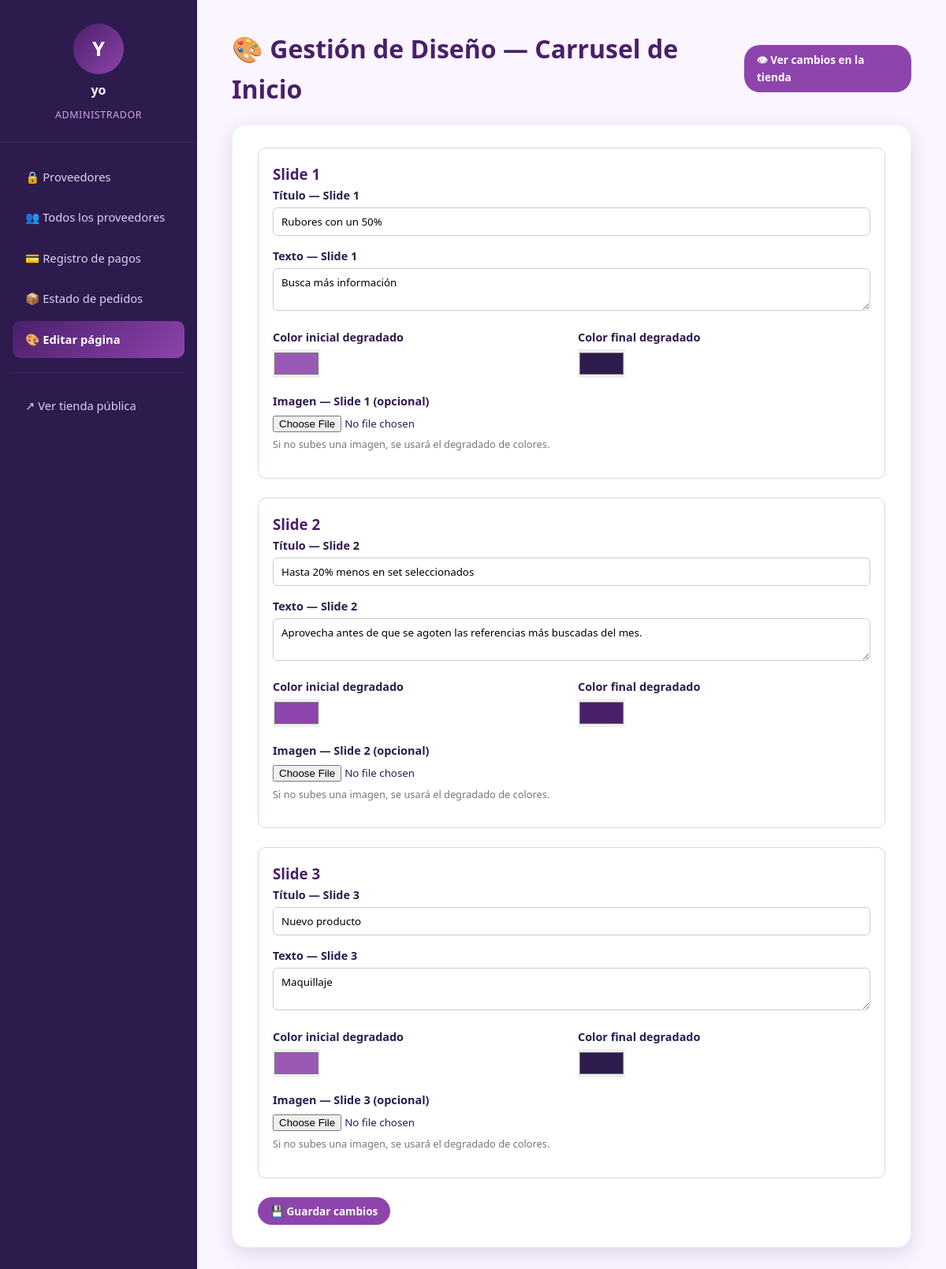
Screenshot of /adm/diseno/ (signed in) with the database file from the repository.
### administracion/models.py (models this page shows, shortened)
class DisenoSitio(models.Model):
    slide1_titulo = models.CharField(
        max_length=100,
        default="El clóset de belleza que sí quieren tener"
    )
    slide1_texto = models.TextField(
        default="Cosmetiqueras, accesorios y maquillaje de tus personajes "
                 "favoritos, pensados para manos pequeñas."
    )
    slide1_color_a = models.CharField(max_length=7, default="#6C3B8C")
    slide1_color_b = models.CharField(max_length=7, default="#2D1B4E")
    slide1_imagen = models.ImageField(upload_to='carrusel/', blank=True, null=True)
    slide2_titulo = models.CharField(
        max_length=100,
        default="Hasta 20% menos en set seleccionados"
    )
    slide2_texto = models.TextField(
        default="Aprovecha antes de que se agoten las referencias más "
                 "buscadas del mes."
    )
    slide2_color_a = models.CharField(max_length=7, default="#8E44AD")
    slide2_color_b = models.CharField(max_length=7, default="#4A1F6A")
    slide2_imagen = models.ImageField(upload_to='carrusel/', blank=True, null=True)
    slide3_titulo = models.CharField(
        max_length=100,
        default="Nueva colección Toy Story ya está aquí"
    )
    slide3_texto = models.TextField(
        default="Sombras, brillos y accesorios de cabello para armar looks "
                 "llenos de imaginación."
    )
    slide3_color_a = models.CharField(max_length=7, default="#9B59B6")
    slide3_color_b = models.CharField(max_length=7, default="#2D1B4E")
    slide3_imagen = models.ImageField(upload_to='carrusel/', blank=True, null=True)
    actualizado = models.DateTimeField(auto_now=True)
    class Meta:
        verbose_name = "Diseño del sitio"
        verbose_name_plural = "Diseño del sitio"
    @classmethod
    def cargar(cls):
        obj, _ = cls.objects.get_or_create(pk=1)
        return obj

### administracion/views.py (the view)
# urls.py: path('diseno/', views.gestion_diseno, name='gestion_diseno'),
@admin_required
def gestion_diseno(request):
    diseno = DisenoSitio.cargar()
    if request.method == 'POST':
        form = DisenoSitioForm(request.POST, request.FILES, instance=diseno)
        if form.is_valid():
            form.save()
            messages.success(request, "El diseño de la página se actualizó correctamente.")
            return redirect('administracion:gestion_diseno')
    else:
        form = DisenoSitioForm(instance=diseno)
    return render(request, 'administracion/gestion_diseno.html', {
        'form': form,
        'active': 'diseno',
    })

### administracion/templates/administracion/gestion_diseno.html (shortened to what this page needs)
{% extends 'administracion/base_admin.html' %}
{% block contenido %}
    <div style="display:flex; align-items:center; justify-content:space-between; margin-bottom: 20px;">
        <h1 style="margin-bottom:0;">🎨 Gestión de Diseño — Carrusel de Inicio</h1>
        <a href="{% url 'usuarios:tienda_home' %}" target="_blank" rel="noopener" class="btn btn-approve">
            👁 Ver cambios en la tienda
        </a>
    </div>
    <section class="admin-card">
        <form method="post" class="diseno-form" enctype="multipart/form-data">
            <div class="diseno-slide-block">
                <h3>Slide 1</h3>
                <div class="diseno-field">
                    <label for="{{ form.slide1_titulo.id_for_label }}">{{ form.slide1_titulo.label }}</label>
                    {{ form.slide1_titulo }}
                </div>
                <div class="diseno-field">
                    <label for="{{ form.slide1_texto.id_for_label }}">{{ form.slide1_texto.label }}</label>
                    {{ form.slide1_texto }}
                </div>
                <div class="diseno-colors">
                    <div class="diseno-field">
                        <label for="{{ form.slide1_color_a.id_for_label }}">{{ form.slide1_color_a.label }}</label>
                        {{ form.slide1_color_a }}
                    </div>
                    <div class="diseno-field">
                        <label for="{{ form.slide1_color_b.id_for_label }}">{{ form.slide1_color_b.label }}</label>
                        {{ form.slide1_color_b }}
                    </div>
                </div>
                <div class="diseno-field">
                    <label for="{{ form.slide1_imagen.id_for_label }}">{{ form.slide1_imagen.label }}</label>
                    {{ form.slide1_imagen }}
                    <p class="diseno-img-hint">Si no subes una imagen, se usará el degradado de colores.</p>
                </div>
            </div>
            <div class="diseno-slide-block">
                <h3>Slide 2</h3>
                <div class="diseno-field">
                    <label for="{{ form.slide2_titulo.id_for_label }}">{{ form.slide2_titulo.label }}</label>
                    {{ form.slide2_titulo }}
                </div>
                <div class="diseno-field">
                    <label for="{{ form.slide2_texto.id_for_label }}">{{ form.slide2_texto.label }}</label>
                    {{ form.slide2_texto }}
                </div>
                <div class="diseno-colors">
                    <div class="diseno-field">
                        <label for="{{ form.slide2_color_a.id_for_label }}">{{ form.slide2_color_a.label }}</label>
                        {{ form.slide2_color_a }}
                    </div>
                    <div class="diseno-field">
                        <label for="{{ form.slide2_color_b.id_for_label }}">{{ form.slide2_color_b.label }}</label>
                        {{ form.slide2_color_b }}
                    </div>
                </div>
                <div class="diseno-field">
                    <label for="{{ form.slide2_imagen.id_for_label }}">{{ form.slide2_imagen.label }}</label>
                    {{ form.slide2_imagen }}
                    <p class="diseno-img-hint">Si no subes una imagen, se usará el degradado de colores.</p>
                </div>
            </div>
            <div class="diseno-slide-block">
                <h3>Slide 3</h3>
                <div class="diseno-field">
                    <label for="{{ form.slide3_titulo.id_for_label }}">{{ form.slide3_titulo.label }}</label>
                    {{ form.slide3_titulo }}
                </div>
                <div class="diseno-field">
                    <label for="{{ form.slide3_texto.id_for_label }}">{{ form.slide3_texto.label }}</label>
                    {{ form.slide3_texto }}
                </div>
                <div class="diseno-colors">
                    <div class="diseno-field">
                        <label for="{{ form.slide3_color_a.id_for_label }}">{{ form.slide3_color_a.label }}</label>
                        {{ form.slide3_color_a }}
                    </div>
                    <div class="diseno-field">
                        <label for="{{ form.slide3_color_b.id_for_label }}">{{ form.slide3_color_b.label }}</label>
                        {{ form.slide3_color_b }}
                    </div>
                </div>
                <div class="diseno-field">
                    <label for="{{ form.slide3_imagen.id_for_label }}">{{ form.slide3_imagen.label }}</label>
                    {{ form.slide3_imagen }}
                    <p class="diseno-img-hint">Si no subes una imagen, se usará el degradado de colores.</p>
                </div>
            </div>
            <button type="submit" class="btn btn-approve" style="align-self: flex-start;">💾 Guardar cambios</button>
        </form>
    </section>
{% endblock %}

### administracion/templates/administracion/base_admin.html (shortened to what this page needs)
{% load static %}
<!DOCTYPE html>
<html lang="es">
<head>
    <link rel="stylesheet" href="{% static 'dash.css' %}">
    <link rel="stylesheet" href="{% static 'base.css' %}">
</head>
<body>
<div class="admin-layout">
    <aside class="admin-sidebar">
        <div class="admin-profile">
            <div class="avatar-circle">{{ request.user.username|first|upper }}</div>
            <p class="admin-name">{{ request.user.username }}</p>
            <p class="admin-role">Administrador</p>
        </div>
        <nav class="admin-nav">
            <a href="{% url 'administracion:dashboard' %}" class="{% if active == 'proveedores' %}active{% endif %}">🔒 Proveedores</a>
            <a href="{% url 'administracion:lista_proveedores' %}" class="{% if active == 'lista_proveedores' %}active{% endif %}">👥 Todos los proveedores</a>
            <a href="{% url 'administracion:pagos' %}" class="{% if active == 'pagos' %}active{% endif %}">💳 Registro de pagos</a>
            <a href="{% url 'administracion:pedidos' %}" class="{% if active == 'pedidos' %}active{% endif %}">📦 Estado de pedidos</a>
            <a href="{% url 'administracion:gestion_diseno' %}" class="{% if active == 'diseno' %}active{% endif %}">🎨 Editar página</a>
            <hr>
            <a href="{% url 'usuarios:tienda_home' %}" target="_blank" rel="noopener">↗ Ver tienda pública</a>
        </nav>
    </aside>
    <main class="admin-main">
        {% block contenido %}{% endblock %}
    </main>
</div>
</body>
</html>

### administracion/static/dash.css (style rules this page uses)
:root { --purple-900: #2d1b4e; --purple-800: #4a1f6a; --purple-700: #6c3b8c; --purple-600: #8e44ad; --purple-500: #9b59b6; --purple-400: #b38cd9; --purple-300: #c9a8e0; --purple-200: #e0d0f0; --purple-100: #f3ebf9; --purple-50: #faf5ff; --gradient-hero: linear-gradient(135deg, #4a1f6a, #8e44ad); --shadow: 0 8px 24px rgba(75, 30, 110, 0.15); --radius: 18px; --success: #27ae60; --success-hover: #219150; --font-family: system-ui, -apple-system, BlinkMacSystemFont, 'Segoe UI', Roboto, Oxygen, Ubuntu, Cantarell, sans-serif; }
*, *::before, *::after { box-sizing: border-box; margin: 0; padding: 0; }
body { font-family: var(--font-family); background-color: var(--purple-50); color: var(--purple-900); line-height: 1.6; min-height: 100vh; }
.admin-card { background: white; border-radius: var(--radius); padding: 2rem; box-shadow: var(--shadow); border: 1px solid var(--purple-100); margin-bottom: 2rem; }
.btn { display: inline-flex; align-items: center; text-decoration: none; font-weight: 600; font-size: 0.9rem; padding: 0.6rem 1.2rem; border-radius: calc(var(--radius) - 8px); transition: all 0.2s ease; cursor: pointer; }
.btn-approve { background-color: var(--success); color: white; margin-left: 0; }
.diseno-form { display: flex; flex-direction: column; gap: 24px; }
.diseno-slide-block { border: 1px solid #e3d5f0; border-radius: 10px; padding: 18px; }
.diseno-slide-block h3 { margin-top: 0; }
.diseno-field { margin-bottom: 14px; }
.diseno-field label { display: block; font-weight: 600; margin-bottom: 4px; font-size: 0.9rem; }
.diseno-field input[type="text"], .diseno-field textarea { width: 100%; padding: 8px 10px; border-radius: 6px; border: 1px solid #ccc; box-sizing: border-box; }
.diseno-colors { display: flex; gap: 16px; }
.diseno-colors .diseno-field { flex: 1; }
input[type="color"] { width: 60px; height: 36px; border: none; padding: 0; cursor: pointer; }
.diseno-slide-block { border: 1px solid var(--purple-200); border-radius: 10px; padding: 18px; }
.diseno-slide-block h3 { margin-top: 0; color: var(--purple-800); }

### administracion/static/base.css (style rules this page uses)
:root { --purple-900: #2d1b4e; --purple-800: #4a1f6a; --purple-700: #6c3b8c; --purple-600: #8e44ad; --purple-500: #9b59b6; --purple-400: #b38cd9; --purple-300: #c9a8e0; --purple-200: #e0d0f0; --purple-100: #f3ebf9; --purple-50: #faf5ff; --gradient-hero: linear-gradient(135deg, #4a1f6a, #8e44ad); --shadow: 0 8px 24px rgba(75, 30, 110, 0.15); --radius: 18px; }
* { box-sizing: border-box; margin: 0; padding: 0; font-family: 'Segoe UI', Tahoma, Geneva, Verdana, sans-serif; }
body { background: var(--purple-50); color: var(--purple-900); min-height: 100vh; }
.admin-layout { display: flex; min-height: 100vh; }
.admin-sidebar { width: 250px; flex-shrink: 0; background: var(--purple-900); color: var(--purple-100); display: flex; flex-direction: column; padding: 30px 0; }
.admin-profile { display: flex; flex-direction: column; align-items: center; gap: 8px; padding-bottom: 24px; margin-bottom: 20px; border-bottom: 1px solid var(--purple-800); }
.avatar-circle { width: 64px; height: 64px; border-radius: 50%; background: var(--gradient-hero); display: flex; align-items: center; justify-content: center; font-size: 1.6rem; font-weight: 700; color: white; }
.admin-name { font-weight: 700; font-size: 1rem; }
.admin-role { font-size: 0.78rem; color: var(--purple-300); text-transform: uppercase; letter-spacing: 0.6px; }
.admin-nav { display: flex; flex-direction: column; gap: 4px; padding: 0 16px; }
.admin-nav a { display: flex; align-items: center; gap: 10px; padding: 12px 16px; border-radius: 10px; color: var(--purple-200); text-decoration: none; font-size: 0.92rem; font-weight: 500; transition: background 0.2s ease, color 0.2s ease; }
.admin-nav a.active { background: var(--gradient-hero); color: white; font-weight: 700; }
.admin-nav hr { border: none; border-top: 1px solid var(--purple-800); margin: 14px 0; }
.admin-main { flex: 1; padding: 36px 44px; }
.admin-main h1 { color: var(--purple-800); margin-bottom: 24px; }
.admin-card { background: white; border-radius: var(--radius); box-shadow: var(--shadow); padding: 28px 32px; }
.btn { display: inline-block; padding: 8px 16px; border-radius: 20px; font-weight: 600; font-size: 0.85rem; text-decoration: none; cursor: pointer; border: none; }
.btn-approve { background: var(--purple-600); color: white; }

### rows the page displays
DisenoSitio: slide1_titulo "Rubores con un 50%", slide1_texto "Busca más información", slide1_color_a "#9b59b6", slide1_color_b "#2d1b4e", slide2_titulo "Hasta 20% menos en set seleccionados", slide2_texto "Aprovecha antes de que se agoten las referencias más buscadas del mes.", slide2_color_a "#8e44ad", slide2_color_b "#4a1f6a", slide3_titulo "Nuevo producto", slide3_texto "Maquillaje", slide3_color_a "#9b59b6", slide3_color_b "#2d1b4e"

### other values shown
{{ request.user.username|first|upper }} "Y"
{{ request.user.username }} "yo"
